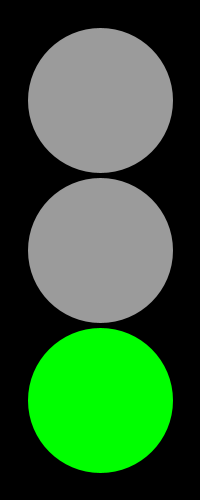
Frame 1 (no input)
Frame 60 (the mouse pressed at the canvas centre just before this capture): identical to frame 1, image omitted
Frame 120 (the mouse held since frame 60 and released just before this capture): identical to frame 1, image omitted

The Processing sketch that drew this single still picture (run headless with seeded random() and noise(); from frame 60 on, the mouse is pressed at the canvas centre):

// Processing sketch: Task_3
// ── Task_3.pde
// Task 3 - alle opgaver i én

// color variables
color grey = color (155);
color red = color(255,0,0);
color yellow = color(255,255,0);
color green = color(0,255,0);

void setup() {

  size(200,500);
  background(0);
  fill(0);
  stroke(0);
  strokeWeight(5);
  ellipseMode(CENTER); // Mode for making circles
  fill(grey);
  ellipse(100,100,150,150); // Top light
  ellipse(100,250,150,150); // Middle light
  ellipse(100,400,150,150); // Button light
  
}

int i = 0;

void draw(){
  
  frameRate(30);
  
  if(i > 25){ // if i is larger than 25 colour the top light red.
    
    fill(red);
    ellipse(100,100,150,150); // Color top light red.
    fill(grey);
    ellipse(100,400,150,150); // Colour bottom light grey.
  }
  
  else if (i < 25) { // hvis i er større end 25 farv grøn.
    
    fill(green);
    ellipse(100,400,150,150);
    fill(grey);
    ellipse(100,100,150,150); 
    
    
   }
   
   if (i == 50) {
   
     i = 0;
     
   }
  
  i = i + 1; // Increment i by 1.
}
